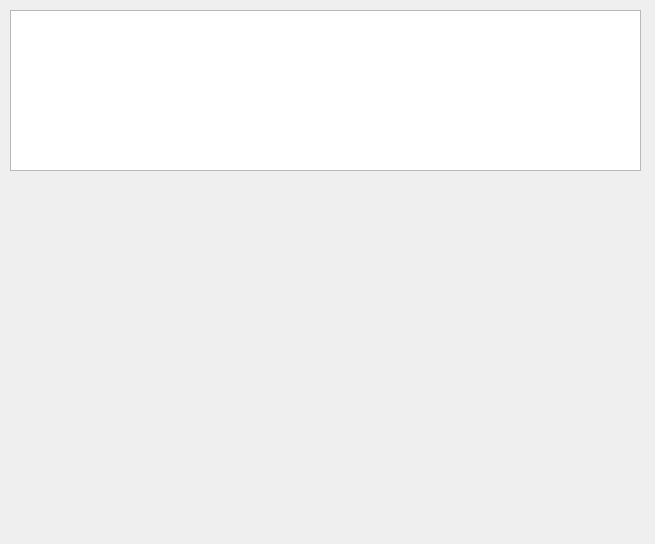
<?xml version="1.0" encoding="UTF-8"?>
<ui version="4.0">
 <class>Form</class>
 <widget class="QWidget" name="Form">
  <property name="geometry">
   <rect>
    <x>0</x>
    <y>0</y>
    <width>655</width>
    <height>544</height>
   </rect>
  </property>
  <property name="windowTitle">
   <string>Form</string>
  </property>
  <widget class="QPlainTextEdit" name="plainTextEdit">
   <property name="geometry">
    <rect>
     <x>10</x>
     <y>10</y>
     <width>631</width>
     <height>161</height>
    </rect>
   </property>
  </widget>
  <widget class="QLabel" name="LabPic">
   <property name="geometry">
    <rect>
     <x>10</x>
     <y>180</y>
     <width>631</width>
     <height>351</height>
    </rect>
   </property>
   <property name="text">
    <string/>
   </property>
   <property name="scaledContents">
    <bool>true</bool>
   </property>
  </widget>
 </widget>
 <resources/>
 <connections/>
</ui>
